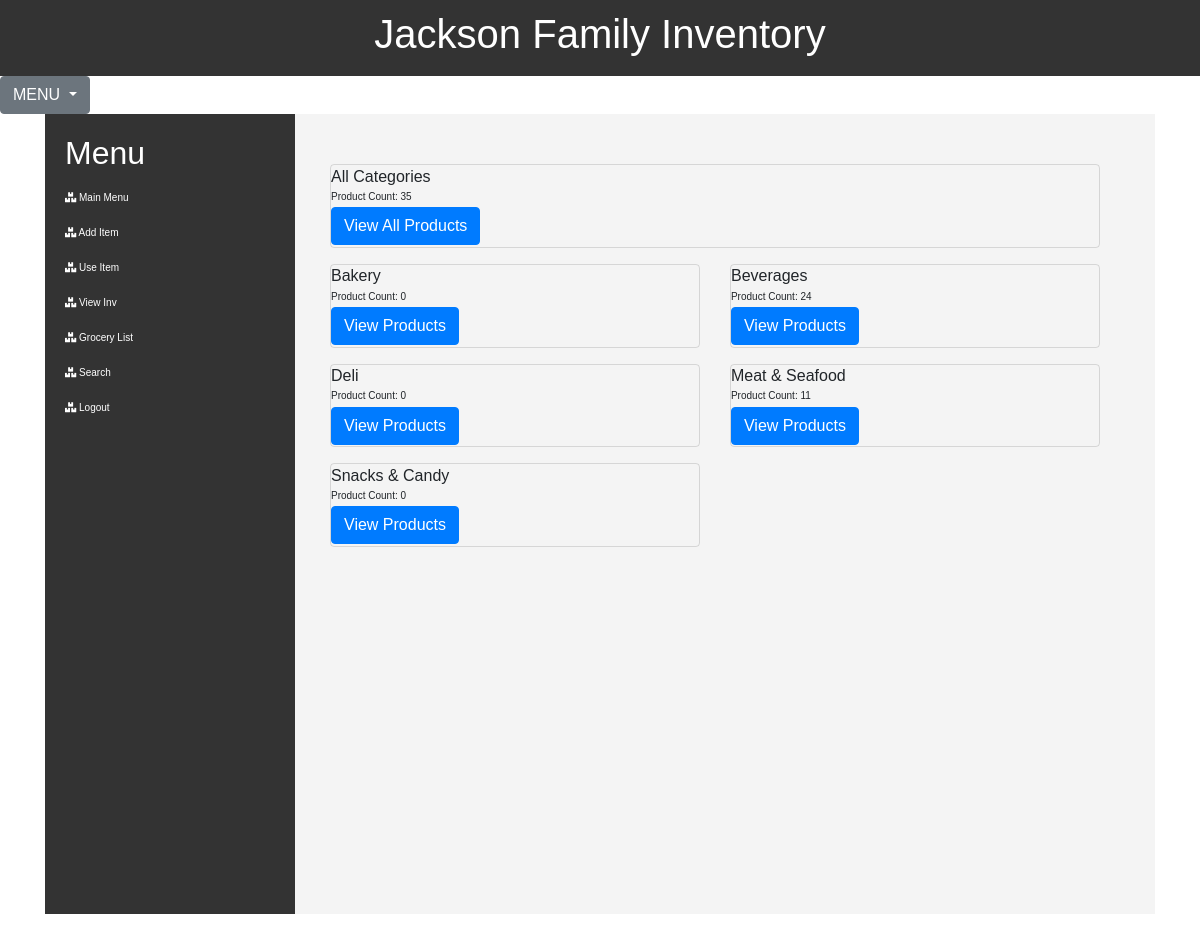
Screenshot of /items (signed in) with the database file from the repository.
### JacksonInventory/models.py (models this page shows)
class Category(db.Model):
    id = db.Column(db.Integer, primary_key=True)
    category = db.Column(db.String(75), unique=True)
    items = db.relationship('Item', backref='category', lazy=True)

### JacksonInventory/routes.py (the view)
@app.route('/items')
@login_required
def items_page():
    query = text('''
    SELECT c.id, c.category, COUNT(i.category_id) AS product_count
    FROM category c
    LEFT JOIN item i ON i.category_id = c.id
    GROUP BY c.id, c.category
    ORDER BY c.category
    ''')
    result = db.session.execute(query)
    categories = result.fetchall()
    total_product_count = db.session.query(func.count()).select_from(Item).scalar()
    return render_template('items.html', categories=categories, total_product_count=total_product_count)

### JacksonInventory/models.py (called while the page is built)
@login_manager.user_loader
def load_user(user_id):
    return User.query.get(int(user_id))

### JacksonInventory/routes.py (called while the page is built)
@app.context_processor
def base():
    form = SearchForm()
    return dict(form=form)

### JacksonInventory/templates/items.html (shortened to what this page needs)
{% extends 'base.html' %}
{% block content %}
<br/></br/>
<div class="container">
  <div class="row justify-content-center">
    <div class="col-12">
      {% if categories %}
      <div class="card mb-3" style="background-color: transparent;">
        <div class="row no-gutters">
          <div class="col-6">
            <div class="card-body">
              <h6 class="card-title">All Categories</h6>
              <p class="card-text">Product Count: {{ total_product_count }}</p>
              <a href="{{ url_for('all_categories_page') }}" class="btn btn-primary">View All Products</a>
            </div>
          </div>
        </div>
      </div>
      {% endif %}
      <div class="row">
        {% for category in categories %}
        <div class="col-6">
          <div class="card mb-3" style="background-color: transparent;">
            <div class="row no-gutters">
              <div class="col-12">
                <div class="card-body">
                  <h6 class="card-title">{{ category[1] }}</h6>
                  <p class="card-text">Product Count: {{ category[2] }}</p>
                  <a href="{{ url_for('category_page', id=category[0]) }}" class="btn btn-primary">View Products</a>
                </div>
              </div>
            </div>
          </div>
        </div>
        {% endfor %}
      </div>
    </div>
  </div>
</div>
{% endblock %}

### JacksonInventory/templates/base.html (shortened to what this page needs)
<!DOCTYPE html>
<html lang="en">
<head>
    <link rel="stylesheet" href="https://stackpath.bootstrapcdn.com/bootstrap/4.5.2/css/bootstrap.min.css">
    <link rel="stylesheet" href="https://cdnjs.cloudflare.com/ajax/libs/font-awesome/5.15.3/css/all.min.css">
</head>
<body>
    <div class="header">
        <h1>Jackson Family Inventory</h1>
    </div>
    <div class="dropdown">
        <button class="btn btn-secondary dropdown-toggle" type="button" id="dropdownMenu2" data-toggle="dropdown" aria-haspopup="true" aria-expanded="false">
          MENU
        </button>
    </div>
    <div class="container">
        <div class="sidebar d-none d-lg-block">
            <h2>Menu</h2>
            {% if current_user.is_authenticated %}
            <a href="{{ url_for('mainmenu_page') }}"><i class="fas fa-boxes"></i> Main Menu</a>
            <a href="{{ url_for('add_item') }}"><i class="fas fa-boxes"></i> Add Item</a>
            <a href="{{ url_for('use_item') }}"><i class="fas fa-boxes"></i> Use Item</a>
            <a href="{{ url_for('items_page') }}"><i class="fas fa-boxes"></i> View Inv</a>
            <a href="{{ url_for('grocery_list') }}"><i class="fas fa-boxes"></i> Grocery List</a>
            <a href="{{ url_for('search_start') }}"><i class="fas fa-boxes"></i> Search</a>
            <a href="{{ url_for('logout_page') }}"><i class="fas fa-boxes"></i> Logout</a>
            {% else %}
            <a href="{{ url_for('login_page') }}"><i class="fas fa-sign-in-alt"></i> Log In</a>
            <a href="{{ url_for('register_page') }}"><i class="fas fa-user-plus"></i> Register</a>
            {% endif %}
        </div>
        <div class="main-content">
            {% block content %} {% endblock %}
        </div>
    </div>
</body>
</html>

### JacksonInventory/templates/base.html (style rules this page uses)
body { margin: 0; font-family: Arial, sans-serif; }
.container { display: flex; height: 100vh; }
.sidebar { width: 250px; background-color: #333; color: white; padding: 20px; }
.sidebar a { color: white; text-decoration: none; display: block; padding: 10px 0; }
.main-content { flex-grow: 1; background-color: #f4f4f4; padding: 20px; }
.header { background-color: #333; color: white; padding: 10px 20px; text-align: center; }

### JacksonInventory/templates/items.html (style rules this page uses)
body { font-size: 10px; }
.card-body { padding: 0.1rem 0; }
.card-title, .card-text { margin-bottom: 0.2rem; }

### rows the page displays
Category: category "Bakery", category "0"
Category: category "Beverages", category "24"
Category: category "Deli", category "0"
Category: category "Meat & Seafood", category "11"
Category: category "Snacks & Candy", category "0"

### other values shown
{{ total_product_count }} "35"
